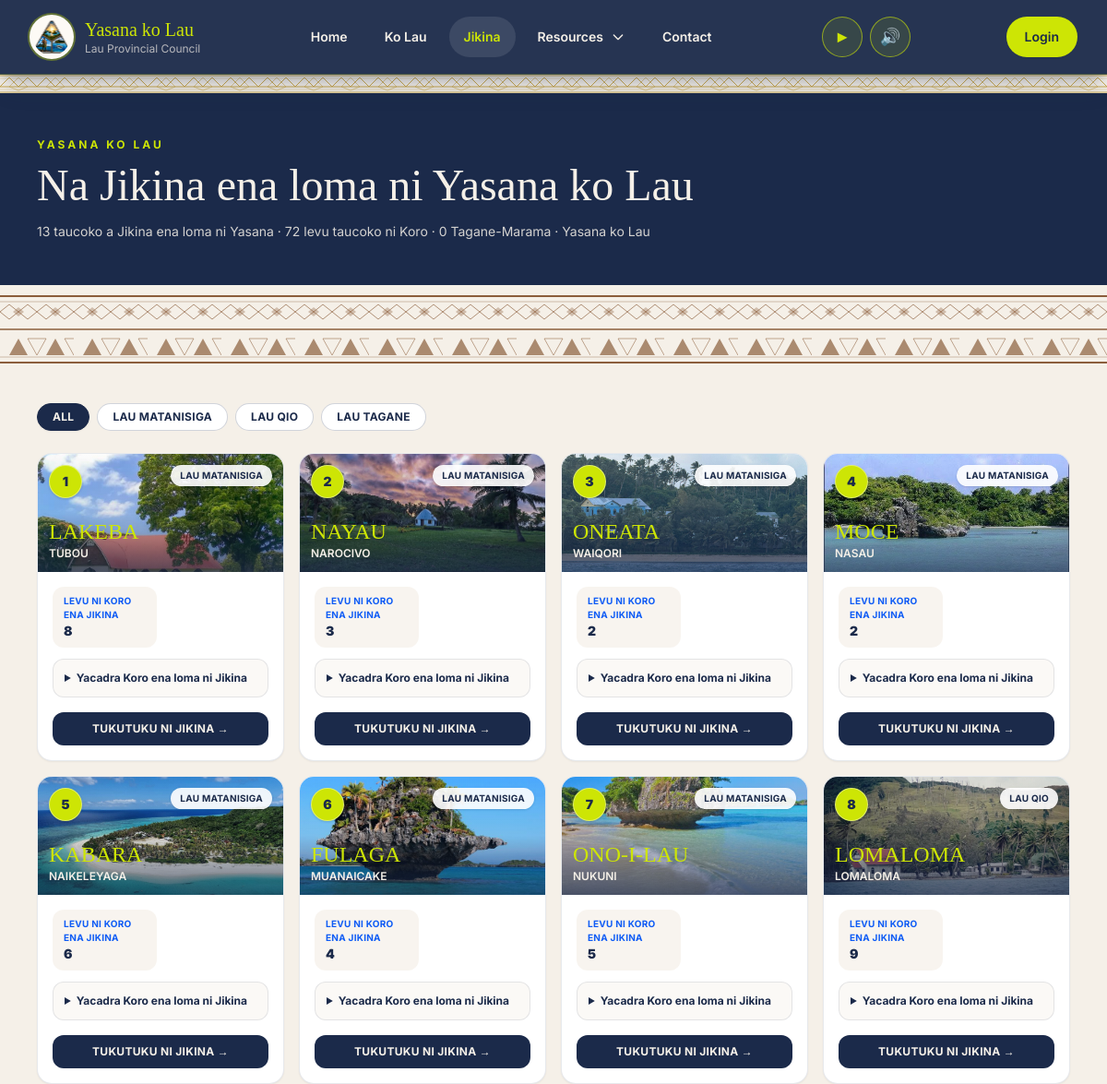
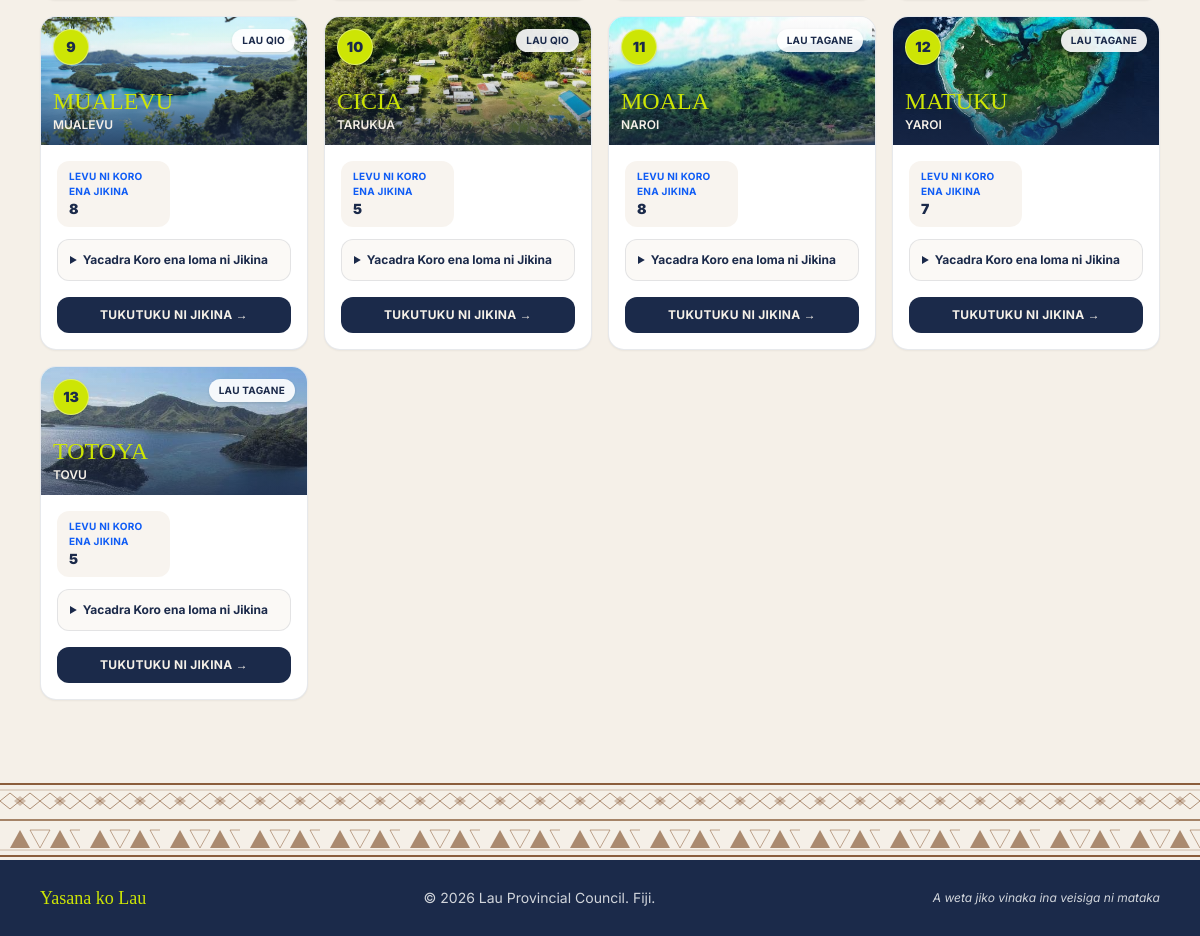
Page /tikina/ on the committed database (2 pictures, top to bottom).
### tikina/models.py (models this page shows, shortened)
class Tikina(models.Model):
    number = models.PositiveSmallIntegerField(unique=True, help_text="Official order number (1-13)")
    name = models.CharField(max_length=100, unique=True, help_text="Official Fijian name in UPPERCASE")
    slug = models.SlugField(max_length=120, unique=True, blank=True)
    koro_turaga = models.CharField(max_length=100, help_text="Principal village / seat of the Tikina")
    official_koro_count = models.PositiveSmallIntegerField(default=0)
    island_group = models.CharField(max_length=100, blank=True)
    population = models.PositiveIntegerField(default=0)
    mataqali_count = models.PositiveIntegerField(default=0)
    description = models.TextField(blank=True)
    cover_image = models.ImageField(upload_to="tikina/covers/", blank=True, null=True)
    is_active = models.BooleanField(default=True)
    mata_ni_tikina = models.OneToOneField(
        "accounts.UserProfile",
        on_delete=models.SET_NULL,
        null=True,
        blank=True,
        related_name="tikina_managed",
        help_text="The Mata ni Tikina user assigned to this Tikina",
    )
    class Meta:
        ordering = ["number"]
        verbose_name = "Tikina"
        verbose_name_plural = "Tikina"

class TikinaGalleryImage(models.Model):
    tikina = models.ForeignKey(Tikina, on_delete=models.CASCADE, related_name="gallery_images")
    image = models.ImageField(upload_to="tikina/gallery/")
    caption = models.CharField(max_length=200, blank=True)
    order = models.PositiveSmallIntegerField(default=0)
    class Meta:
        ordering = ["order", "id"]

### tikina/views.py (the view)
# urls.py: path("tikina/", views.TikinaListView.as_view(), name="tikina"),
class TikinaListView(ListView):
    model = Tikina
    template_name = "tikina/list.html"
    context_object_name = "tikina_list"
    def get_queryset(self):
        qs = (
            Tikina.objects.filter(is_active=True)
            .prefetch_related("koro", "gallery_images")
            .select_related("mata_ni_tikina__user")
            .annotate(koro_db_count=Count("koro"))
            .order_by("number")
        )
        island_group = self.request.GET.get("island_group")
        if island_group:
            qs = qs.filter(island_group__iexact=island_group)
        return qs
    def get_context_data(self, **kwargs):
        context = super().get_context_data(**kwargs)
        qs = context["tikina_list"]
        context["total_koro_count"] = sum(tikina.koro_db_count for tikina in qs)
        context["total_population"] = sum(tikina.population or 0 for tikina in qs)
        context["island_groups"] = (
            Tikina.objects.filter(is_active=True)
            .exclude(island_group="")
            .values_list("island_group", flat=True)
            .distinct()
            .order_by("island_group")
        )
        context["active_island_group"] = self.request.GET.get("island_group", "")
        return context

### accounts/context_processors.py (called while the page is built, shortened)
def membership(request):
    if not request.user.is_authenticated:
        return {"membership_type": "", "is_roko_user": False, "current_role_group": "", "current_role_label": ""}

### templates/tikina/list.html (shortened to what this page needs)
{% extends "base.html" %}
{% load humanize %}
{% block content %}
<section class="bg-lau-navy text-lau-cream">
  <div class="max-w-6xl mx-auto px-4 py-12">
    <p class="text-xs font-bold uppercase tracking-[0.25em] text-lau-gold">
      Yasana ko Lau
    </p>
    <h1 class="mt-3 font-display text-3xl md:text-5xl">
      Na Jikina ena loma ni Yasana ko Lau
    </h1>
    <p class="mt-4 max-w-3xl text-sm text-lau-cream/85">
      13 taucoko a Jikina ena loma ni Yasana &middot; {{ total_koro_count }} levu taucoko ni Koro &middot; {{ total_population|intcomma }} Tagane-Marama &middot; Yasana ko Lau
    </p>
  </div>
</section>
{% include "partials/masi_divider.html" %}
<section class="max-w-6xl mx-auto px-4 py-8">
  <div class="mb-6 flex flex-wrap gap-2">
    <a href="?"
       class="rounded-full border px-4 py-1.5 text-xs font-bold uppercase tracking-wide transition
       {% if not active_island_group %}
         border-lau-navy bg-lau-navy text-lau-cream shadow-sm
       {% else %}
         border-lau-navy/20 bg-white text-lau-navy hover:border-lau-gold hover:text-lau-gold
       {% endif %}">
      All
    </a>
    {% for group in island_groups %}
      <a href="?island_group={{ group|urlencode }}"
         class="rounded-full border px-4 py-1.5 text-xs font-bold uppercase tracking-wide transition
         {% if active_island_group == group %}
           border-lau-navy bg-lau-navy text-lau-cream shadow-sm
         {% else %}
           border-lau-navy/20 bg-white text-lau-navy hover:border-lau-gold hover:text-lau-gold
         {% endif %}">
        {{ group }}
      </a>
    {% endfor %}
  </div>
  <div class="grid gap-4 sm:grid-cols-2 lg:grid-cols-4">
    {% for tikina in tikina_list %}
      <article class="group overflow-hidden rounded-2xl border border-lau-navy/10 bg-white shadow-sm transition duration-300 hover:-translate-y-1 hover:border-lau-gold/60 hover:shadow-xl">
        <div class="relative">
          {% with cover_image=tikina.gallery_images.all.0 %}
            {% if cover_image %}
              <img src="{{ cover_image.image.url }}"
                   alt="{{ cover_image.caption|default:tikina.name }}"
                   class="h-32 w-full object-cover transition duration-500 group-hover:scale-105">
            {% else %}
              <div class="masi-pattern grid h-32 w-full place-items-center bg-lau-navy">
                <span class="font-display text-4xl text-lau-gold">
                </span>
              </div>
            {% endif %}
          {% endwith %}
          <div class="absolute inset-0 bg-gradient-to-t from-lau-navy/70 via-lau-navy/10 to-transparent"></div>
          <span class="absolute left-3 top-3 grid h-9 w-9 place-items-center rounded-full border border-white/40 bg-lau-gold text-sm font-black text-lau-navy shadow">
            {{ tikina.number }}
          </span>
          {% if tikina.island_group %}
            <span class="absolute right-3 top-3 rounded-full bg-white/90 px-2.5 py-1 text-[10px] font-bold uppercase tracking-wide text-lau-navy shadow">
              {{ tikina.island_group }}
            </span>
          {% endif %}
          <div class="absolute bottom-3 left-3 right-3">
            <h2 class="font-display text-2xl leading-none text-lau-gold">
              {{ tikina.name }}
            </h2>
            <p class="mt-1 truncate text-xs font-semibold text-lau-cream">
              {{ tikina.koro_turaga }}
            </p>
          </div>
        </div>
        <div class="p-4">
          <div class="grid grid-cols-2 gap-2">
            <div class="rounded-xl bg-lau-cream/70 px-3 py-2">
              <p class="text-[10px] font-bold uppercase tracking-wide text-lau-muted">Levu ni Koro ena Jikina</p>
              <p class="text-sm font-black text-lau-navy">{{ tikina.koro_db_count }}</p>
            </div>
          </div>
          {% if tikina.koro.all %}
            <details class="mt-3 rounded-xl border border-lau-navy/10 bg-lau-cream/40 p-3 text-xs hover:bg-lau-gold hover:text-lau-navy">
              <summary class="cursor-pointer font-bold text-lau-navy hover:bg-lau-gold hover:text-lau-navy">
                Yacadra Koro ena loma ni Jikina
              </summary>
            </details>
          {% endif %}
          <a href="{% url 'tikina:detail' tikina.slug %}"
             class="mt-4 inline-flex w-full items-center justify-center rounded-xl bg-lau-navy px-4 py-2.5 text-xs font-bold uppercase tracking-wide text-lau-cream transition hover:bg-lau-gold hover:text-lau-navy">
            Tukutuku ni Jikina &rarr;
          </a>
        </div>
      </article>
    {% empty %}
      <p class="rounded-md bg-lau-white p-5 text-gray-700">
        No Tikina data has been loaded yet.
      </p>
    {% endfor %}
  </div>
</section>
{% endblock %}

### templates/base.html (shortened to what this page needs)
{% load static %}
<!DOCTYPE html>
<html lang="en">
{% load static %}
<head>
  <link rel="stylesheet"href="https://cdnjs.cloudflare.com/ajax/libs/font-awesome/6.7.2/css/all.min.css">
  <script src="https://cdn.tailwindcss.com"></script>
</head>
<body class="bg-lau-cream font-body text-gray-800 min-h-screen flex flex-col {% block body_class %}{% endblock %}">
  {% include "partials/navbar.html" %}
  <div class="masi-stripe w-full" aria-hidden="true"></div>
  <main class="flex-1">
    {% block content %}{% endblock %}
  </main>
  <footer class="bg-lau-navy text-lau-cream text-sm mt-12">
    <div class="masi-divider w-full" aria-hidden="true"></div>
    <div class="max-w-6xl mx-auto px-4 py-6 flex flex-col md:flex-row justify-between items-center gap-4">
      <p class="font-display text-lau-gold text-lg">Yasana ko Lau</p>
      <p class="text-gray-300">© {% now "Y" %} Lau Provincial Council. Fiji.</p>
      <p class="text-gray-300 italic text-xs">A weta jiko vinaka ina veisiga ni mataka</p>
    </div>
  </footer>
</body>
</html>

### templates/partials/navbar.html (shortened to what this page needs)
{% load static %}
<header class="sticky top-0 z-40 border-b border-lau-gold/20 bg-lau-navy/95 text-lau-cream shadow-xl shadow-lau-navy/20 backdrop-blur">
  <div class="mx-auto max-w-7xl px-4 sm:px-6 lg:px-8">
    <div class="flex min-h-20 items-center justify-between gap-4">
      <a href="{% url 'public:home' %}" class="flex min-w-0 items-center gap-3 rounded-md outline-none transition hover:text-lau-gold focus-visible:ring-2 focus-visible:ring-lau-gold" aria-label="Yasana ko Lau home">
        <img src="{% static 'images/logo_lau.png' %}" alt="Yasana ko Lau Crest" class="h-12 w-12 rounded-full bg-lau-white object-contain p-1 ring-2 ring-lau-gold/35">
        <span class="min-w-0">
          <span class="block font-display text-xl leading-tight text-lau-gold">Yasana ko Lau</span>
          <span class="block text-xs text-lau-cream/70">Lau Provincial Council</span>
        </span>
      </a>
      <nav class="hidden items-center gap-2 text-sm font-semibold md:flex" aria-label="Primary navigation">
        <a href="{% url 'public:home' %}" class="min-h-11 rounded-full px-4 py-3 transition hover:bg-white/10 hover:text-lau-gold focus-visible:outline-none focus-visible:ring-2 focus-visible:ring-lau-gold {% if request.path == '/' %}bg-white/10 text-lau-gold{% endif %}">
          Home
        </a>
        <a href="{% url 'public:about' %}" class="min-h-11 rounded-full px-4 py-3 transition hover:bg-white/10 hover:text-lau-gold focus-visible:outline-none focus-visible:ring-2 focus-visible:ring-lau-gold {% if request.path == '/about/' %}bg-white/10 text-lau-gold{% endif %}">
          Ko Lau
        </a>
        <a href="{% url 'tikina:list' %}" class="min-h-11 rounded-full px-4 py-3 transition hover:bg-white/10 hover:text-lau-gold focus-visible:outline-none focus-visible:ring-2 focus-visible:ring-lau-gold {% if request.path == '/tikina/' %}bg-white/10 text-lau-gold{% endif %}">
          Jikina
        </a>
        <div class="relative" x-data="{ open: false }" @mouseenter="open = true" @mouseleave="open = false" @click.outside="open = false">
          <button type="button" @click="open = !open" class="flex min-h-11 items-center gap-2 rounded-full px-4 py-3 transition hover:bg-white/10 hover:text-lau-gold focus-visible:outline-none focus-visible:ring-2 focus-visible:ring-lau-gold " :aria-expanded="open.toString()">
            Resources
            <svg class="h-4 w-4 transition-transform duration-200" :class="{ 'rotate-180': open }" fill="none" stroke="currentColor" stroke-width="2" viewBox="0 0 24 24" aria-hidden="true">
              <path stroke-linecap="round" stroke-linejoin="round" d="M19 9l-7 7-7-7"></path>
            </svg>
          </button>
        </div>
        <a href="{% url 'public:contact' %}" class="min-h-11 rounded-full px-4 py-3 transition hover:bg-white/10 hover:text-lau-gold focus-visible:outline-none focus-visible:ring-2 focus-visible:ring-lau-gold {% if request.path == '/contact/' %}bg-white/10 text-lau-gold{% endif %}">
          Contact
        </a>
      </nav>
      <div class="flex items-center gap-2" aria-label="Polotu audio controls">
        <button id="audioPlayToggle" class="grid h-11 w-11 shrink-0 place-items-center rounded-full border border-lau-gold/60 bg-lau-gold/10 text-lg text-lau-gold transition hover:bg-lau-gold hover:text-lau-navy focus:outline-none focus:ring-2 focus:ring-lau-gold focus:ring-offset-2 focus:ring-offset-lau-navy" type="button" aria-label="Play polotu" aria-pressed="false" title="Play polotu">
          <span aria-hidden="true">&#9658;</span>
        </button>
        <button id="audioMuteToggle" class="grid h-11 w-11 shrink-0 place-items-center rounded-full border border-lau-gold/60 bg-lau-gold/10 text-lg text-lau-gold transition hover:bg-lau-gold hover:text-lau-navy focus:outline-none focus:ring-2 focus:ring-lau-gold focus:ring-offset-2 focus:ring-offset-lau-navy" type="button" aria-label="Mute polotu" aria-pressed="false" title="Mute polotu">
          <span aria-hidden="true">&#128266;</span>
        </button>
      </div>
      <div class="hidden items-center gap-3 md:flex">
        {% if user.is_authenticated %}
          <div class="relative" x-data="{ open: false }" @mouseenter="open = true" @mouseleave="open = false" @click.outside="open = false">
            <button type="button" @click="open = !open" class="flex min-h-11 items-center gap-3 rounded-full border border-lau-gold/35 bg-white/5 px-3 py-2 text-sm font-semibold text-lau-cream shadow-sm transition hover:border-lau-gold hover:bg-lau-gold/10 hover:text-lau-gold focus-visible:outline-none focus-visible:ring-2 focus-visible:ring-lau-gold" :aria-expanded="open.toString()">
              <span class="grid h-8 w-8 place-items-center rounded-full bg-lau-gold text-xs font-bold uppercase text-lau-navy">
                {{ user.first_name|default:user.username|slice:":1" }}
              </span>
              <span class="max-w-36 truncate">{{ user.get_full_name|default:user.username }}</span>
              <svg class="h-4 w-4 transition-transform duration-200" :class="{ 'rotate-180': open }" fill="none" stroke="currentColor" stroke-width="2" viewBox="0 0 24 24" aria-hidden="true">
                <path stroke-linecap="round" stroke-linejoin="round" d="M19 9l-7 7-7-7"></path>
              </svg>
            </button>
            <div x-show="open" x-transition.origin.top.right class="absolute right-0 z-50 mt-3 w-72 overflow-hidden rounded-lg border border-lau-gold/25 bg-lau-white text-lau-navy shadow-2xl shadow-lau-navy/30" style="display: none;">
              <div class="bg-lau-navy px-5 py-4">
                <p class="truncate font-semibold text-lau-cream">{{ user.get_full_name|default:user.username }}</p>
                <p class="mt-1 text-xs text-lau-gold">{{ current_role_label }}</p>
              </div>
              <div class="grid p-2">
                <a href="{% url 'accounts:dashboard' %}" class="rounded-md px-4 py-3 text-sm font-semibold transition hover:bg-lau-cream hover:text-lau-gold">Dashboard</a>
                <a href="{% url 'accounts:profile' %}" class="rounded-md px-4 py-3 text-sm font-semibold transition hover:bg-lau-cream hover:text-lau-gold">Update my profile</a>
                <form method="post" action="{% url 'accounts:logout' %}" class="mt-2 border-t border-lau-navy/10 pt-2">
                  {% csrf_token %}
                  <button class="w-full rounded-md px-4 py-3 text-left text-sm font-semibold text-red-700 transition hover:bg-red-50" type="submit">Logout</button>
                </form>
              </div>
            </div>
          </div>
        {% else %}
          <a href="{% url 'accounts:login' %}" class="min-h-11 rounded-full bg-lau-gold px-5 py-3 text-sm font-semibold text-lau-navy shadow-sm transition hover:bg-lau-cream hover:text-lau-navy focus-visible:outline-none focus-visible:ring-2 focus-visible:ring-lau-gold">Login</a>
        {% endif %}
      </div>
    </div>
  </div>
</header>

### templates/partials/masi_divider.html
<div class="masi-divider my-2 w-full" aria-hidden="true"></div>

### templates/base.html (style rules this page uses)
.masi-stripe { background-repeat: repeat-x; height: 20px; }
.masi-divider { display: block; width: 100%; height: 80px; background-color: #88662f; background-repeat: repeat-x; background-size: 80px 80px; }

### rows in the picture
Tikina: gallery_images.all.0.image (picture), number "1", island_group "LAU MATANISIGA", name "LAKEBA", koro_turaga "TUBOU", koro_db_count "8"
Tikina: gallery_images.all.0.image (picture), number "2", island_group "LAU MATANISIGA", name "NAYAU", koro_turaga "NAROCIVO", koro_db_count "3"
Tikina: gallery_images.all.0.image (picture), number "3", island_group "LAU MATANISIGA", name "ONEATA", koro_turaga "WAIQORI", koro_db_count "2"
Tikina: gallery_images.all.0.image (picture), number "4", island_group "LAU MATANISIGA", name "MOCE", koro_turaga "NASAU", koro_db_count "2"
Tikina: gallery_images.all.0.image (picture), number "5", island_group "LAU MATANISIGA", name "KABARA", koro_turaga "NAIKELEYAGA", koro_db_count "6"
Tikina: gallery_images.all.0.image (picture), number "6", island_group "LAU MATANISIGA", name "FULAGA", koro_turaga "MUANAICAKE", koro_db_count "4"
Tikina: gallery_images.all.0.image (picture), number "7", island_group "LAU MATANISIGA", name "ONO-I-LAU", koro_turaga "NUKUNI", koro_db_count "5"
Tikina: gallery_images.all.0.image (picture), number "8", island_group "LAU QIO", name "LOMALOMA", koro_turaga "LOMALOMA", koro_db_count "9"
Tikina: gallery_images.all.0.image (picture), number "9", island_group "LAU QIO", name "MUALEVU", koro_turaga "MUALEVU", koro_db_count "8"
Tikina: gallery_images.all.0.image (picture), number "10", island_group "LAU QIO", name "CICIA", koro_turaga "TARUKUA", koro_db_count "5"
Tikina: gallery_images.all.0.image (picture), number "11", island_group "LAU TAGANE", name "MOALA", koro_turaga "NAROI", koro_db_count "8"
Tikina: gallery_images.all.0.image (picture), number "12", island_group "LAU TAGANE", name "MATUKU", koro_turaga "YAROI", koro_db_count "7"
Tikina: gallery_images.all.0.image (picture), number "13", island_group "LAU TAGANE", name "TOTOYA", koro_turaga "TOVU", koro_db_count "5"

### other values in the picture
{{ total_koro_count }} "72"
{{ total_population|intcomma }} "0"
{{ group }} "LAU MATANISIGA" "LAU QIO" "LAU TAGANE"
